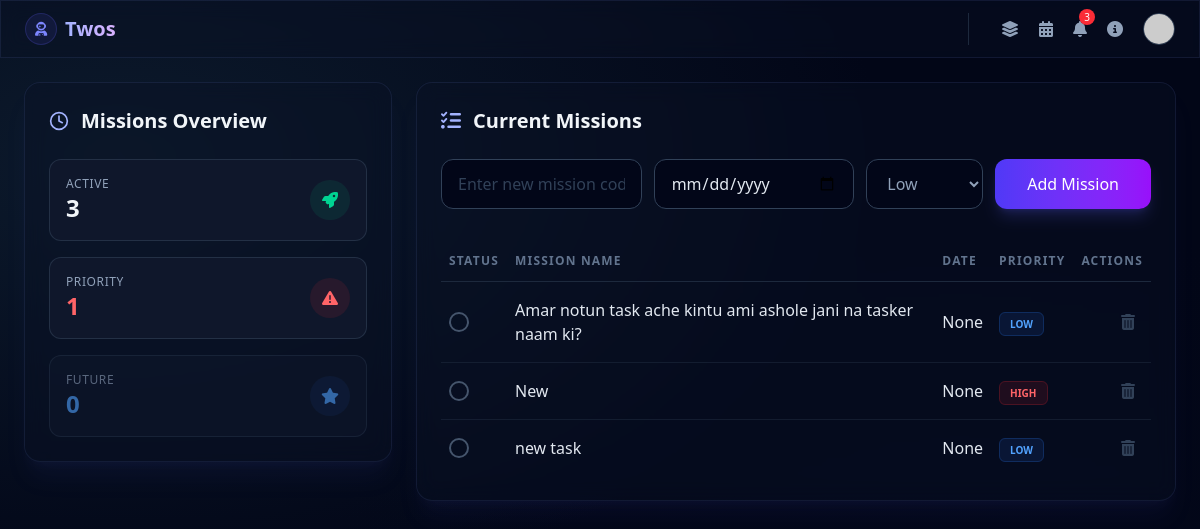
The page / on the database its author committed.
### home/models.py (models this page shows, shortened)
class Task(models.Model):
    PRIORITY_CHOICES = [
        ('Low', "Low"),
        ('Medium', "Medium"),
        ('High', "High")
    ]
    name = models.CharField(max_length=50)
    priority = models.CharField(max_length=20, choices=PRIORITY_CHOICES, default="Low")
    is_completed = models.BooleanField(default=False)
    created_at = models.DateTimeField(auto_now_add=True)
    due_date = models.DateField(null=True, blank=True)

### home/views.py (the view)
# urls.py: path('', views.index, name='index'),
def index(request):
    today = timezone.now().date()
    tasks = Task.objects.order_by("-created_at")
    completed_tasks = tasks.filter(is_completed=False)
    total_completed_tasks = completed_tasks.count();
    high_priority_tasks = tasks.filter(priority="High")
    total_priority_tasks = high_priority_tasks.count()
    future_tasks = tasks.filter(due_date__gt=today)
    total_future_tasks = future_tasks.count()
    data = {
        'tasks':tasks,
        'completed_tasks':completed_tasks,
        'total_completed_tasks' : total_completed_tasks,
        'high_priority_tasks': high_priority_tasks,
        'total_priority_tasks' : total_priority_tasks,
        'future_tasks':future_tasks,
        'total_future_tasks' : total_future_tasks,
    }
    return render(request, 'index.html', data)

### templates/index.html (shortened to what this page needs)
{% extends 'base.html' %} {% block title %}Dashboard | Twos{% endblock %}
{% block content %}
<div class="grid grid-cols-1 lg:grid-cols-12 gap-6">
  <div class="lg:col-span-4 space-y-6">
    <div class="cosmic-panel rounded-2xl p-6 shadow-xl shadow-indigo-500/5">
      <h2 class="text-xl font-semibold mb-6 flex items-center gap-3">
        <span class="text-indigo-300">
          <svg class="w-5 h-5" fill="none" stroke="currentColor" viewBox="0 0 24 24">
            <path stroke-linecap="round" stroke-linejoin="round" stroke-width="2"
              d="M12 2a10 10 0 110 20 10 10 0 010-20zM12 6v6l4 2"></path>
          </svg>
        </span>
        Missions Overview
      </h2>
      <div class="grid grid-cols-1 sm:grid-cols-3 lg:grid-cols-1 gap-4">
        <div class="flex items-center justify-between p-4 bg-slate-900 rounded-xl border border-slate-700/60">
          <div>
            <p class="text-slate-400 text-xs uppercase tracking-wider">
              Active
            </p>
            <p class="text-2xl font-bold">{{total_completed_tasks}}</p>
          </div>
          <span class="w-10 h-10 text-emerald-400 bg-emerald-500/10 rounded-full flex items-center justify-center">
            <i class="fa-solid fa-rocket"></i>
          </span>
        </div>
        <div class="flex items-center justify-between p-4 bg-slate-900 rounded-xl border border-slate-700/60">
          <div>
            <p class="text-slate-400 text-xs uppercase tracking-wider">
              Priority
            </p>
            <p class="text-2xl font-bold text-red-400">
              {{total_priority_tasks}}
            </p>
          </div>
          <span class="w-10 h-10 text-red-400 bg-red-500/10 rounded-full flex items-center justify-center">
            <i class="fa-solid fa-triangle-exclamation"></i>
          </span>
        </div>
        <div
          class="flex items-center justify-between p-4 bg-slate-900 rounded-xl border border-slate-700/60 opacity-60">
          <div>
            <p class="text-slate-400 text-xs uppercase tracking-wider">
              Future
            </p>
            <p class="text-2xl font-bold text-blue-400">{{total_future_tasks}}</p>
          </div>
          <span class="w-10 h-10 text-blue-400 bg-blue-500/10 rounded-full flex items-center justify-center">
            <i class="fa-solid fa-star"></i>
          </span>
        </div>
      </div>
    </div>
  </div>
  <div class="lg:col-span-8">
    <div class="cosmic-panel rounded-2xl p-4 sm:p-6 shadow-xl shadow-indigo-500/5 h-full">
      <h2 class="text-xl font-semibold mb-6 flex items-center gap-3">
        <span class="text-indigo-300">
          <i class="fa-solid fa-list-check"></i>
        </span>
        Current Missions
      </h2>
      <form action="{% url 'add_task' %}" method="POST" class="flex flex-col sm:flex-row gap-3 mb-8">
        <input type="text" name="task_name" placeholder="Enter new mission code..."
          class="flex-grow bg-slate-950 border border-slate-700 rounded-xl px-4 py-3 text-slate-200 placeholder-slate-600 focus:outline-none focus:border-indigo-500 focus:ring-1 focus:ring-indigo-500 transition"
          required />
        <input type="date" name="due_date"
          class="bg-slate-950 border border-slate-700 rounded-xl px-4 py-3 text-slate-200 focus:outline-none focus:border-indigo-500 transition" />
        <select name="priority"
          class="bg-slate-950 border border-slate-700 rounded-xl px-4 py-3 text-slate-400 focus:outline-none focus:border-indigo-500 transition">
          <option value="Low">Low</option>
        </select>
        <button type="submit"
          class="bg-gradient-to-r from-indigo-600 to-purple-600 hover:scale-[1.02] active:scale-95 text-white px-8 py-3 rounded-xl font-medium transition-all shadow-lg shadow-indigo-500/20 cursor-pointer whitespace-nowrap">
          Add Mission
        </button>
      </form>
      <div class="overflow-x-auto custom-scrollbar">
        <table class="w-full text-left min-w-[550px]">
          <thead class="border-b border-slate-800 text-slate-500 text-xs uppercase tracking-widest">
            <tr>
              <th class="py-3 px-2">Status</th>
              <th class="py-3 px-2">Mission Name</th>
              <th class="py-3 px-2">Date</th>
              <th class="py-3 px-2">Priority</th>
              <th class="py-3 px-2 text-right">Actions</th>
            </tr>
          </thead>
          <tbody id="taskList" class="divide-y divide-slate-800/60">
            {% for task in tasks %}
            <tr class="group {% if task.is_completed %}opacity-40{% endif %} transition hover:bg-slate-900/40">
              <td class="py-4 px-2">
                <a href="{% url 'toggle_task' task.id %}"
                  class="w-5 h-5 rounded-full border-2 flex items-center justify-center transition {% if task.is_completed %}border-teal-500 bg-teal-500{% else %}border-slate-600 hover:border-teal-400{% endif %}">
                </a>
              </td>
              <td class="py-4 px-2">
                <span
                  class="{% if task.is_completed %}line-through text-slate-600{% else %}text-slate-200{% endif %} font-medium">
                  {{ task.name }}
                </span>
              </td>
              <td class="py-4 px-2">
                <span
                  class="{% if task.is_completed %}line-through text-slate-600{% else %}text-slate-200{% endif %} font-medium">
                  {{ task.due_date }}
                </span>
              </td>
              <td class="py-4 px-2">
                <span
                  class="text-[10px] font-bold px-2.5 py-1 rounded-md border uppercase {% if task.priority == 'High' %}text-red-400 bg-red-500/10 border-red-500/20 {% elif task.priority == 'Medium' %}text-yellow-400 bg-yellow-500/10 border-yellow-500/20 {% else %}text-blue-400 bg-blue-500/10 border-blue-500/20{% endif %}">
                  {{ task.priority }}
                </span>
              </td>
              <td class="py-4 px-2 text-right">
                <a href="{% url 'delete_task' task.id%}">
                  <span class="text-slate-700 cursor-not-allowed p-2">
                    <i class="fa-solid fa-trash-can"></i>
                  </span>
                </a>
              </td>
            </tr>
            {% empty %}
            <tr>
              <td colspan="4" class="text-center text-slate-600 py-12">
                No missions found in the galaxy.
              </td>
            </tr>
            {% endfor %}
          </tbody>
        </table>
      </div>
    </div>
  </div>
</div>
{% endblock %}

### rows shown on the page
Task: is_completed False (drawn), name "Amar notun task ache kintu ami ashole jani na tasker naam ki?", due_date "None", priority "LOW"
Task: is_completed False (drawn), name "New", due_date "None", priority "HIGH"
Task: is_completed False (drawn), name "new task", due_date "None", priority "LOW"

### other values the page prints
{{ total_completed_tasks }} "3"
{{ total_priority_tasks }} "1"
{{ total_future_tasks }} "0"
